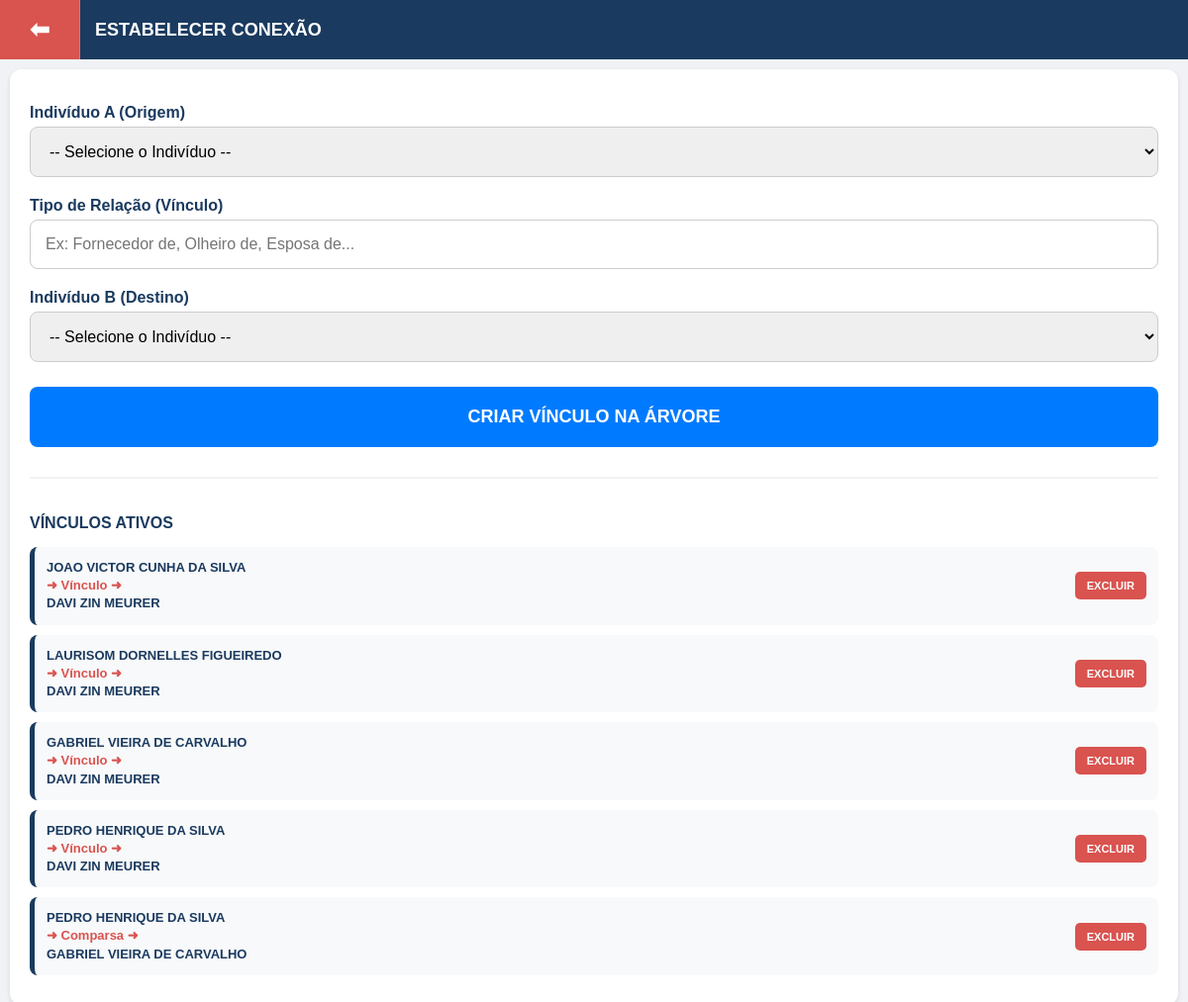
Page /vincular_tela (signed in) on the earlier database version.
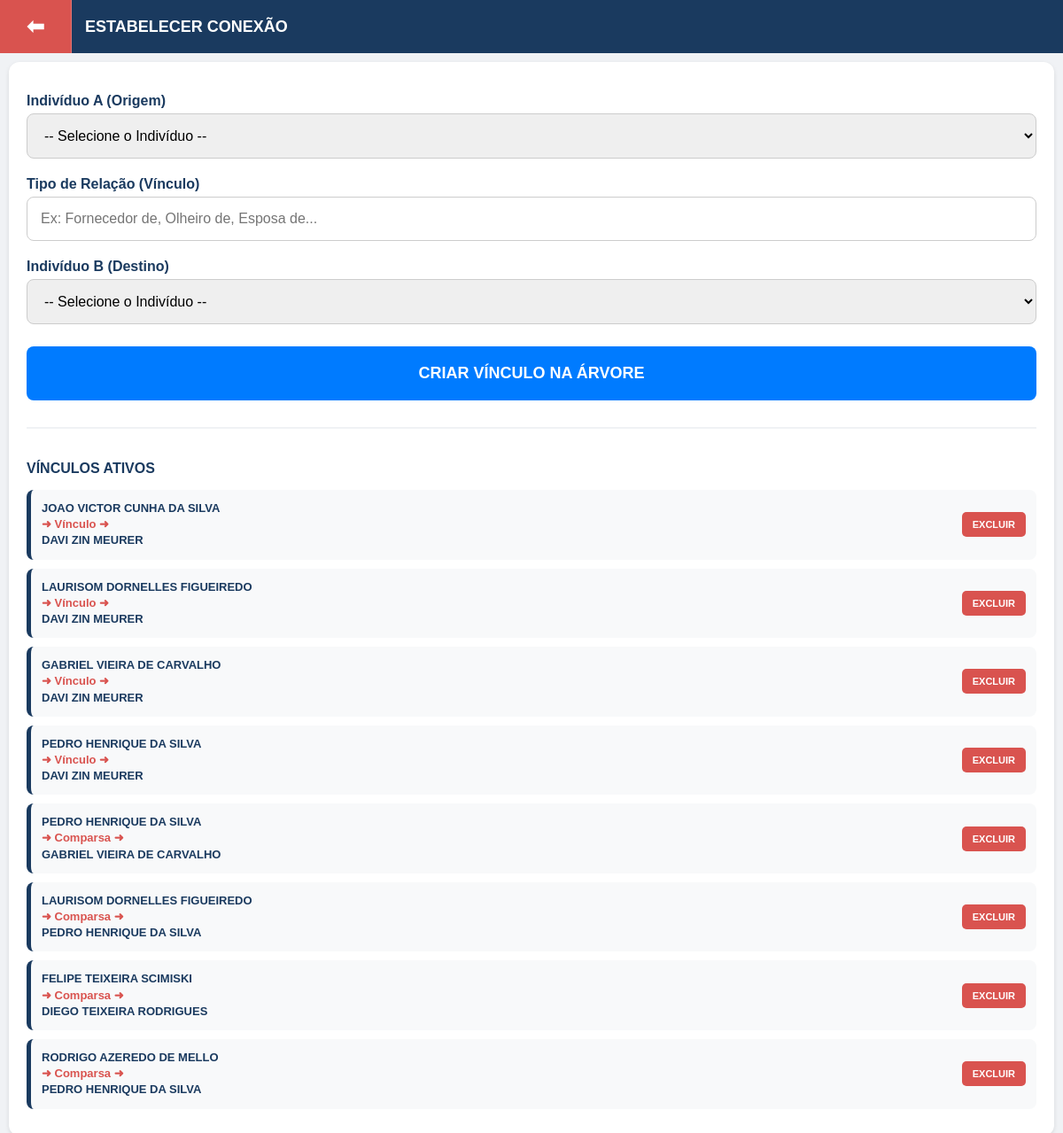
Same page on the later database version.
### app.py (models this page shows)
class Vinculo(db.Model):
    id = db.Column(db.Integer, primary_key=True)
    pessoa_origem_id = db.Column(db.Integer, db.ForeignKey('pessoa.id'))
    pessoa_destino_id = db.Column(db.Integer, db.ForeignKey('pessoa.id'))
    tipo_vinculo = db.Column(db.String(50))
    origem = db.relationship('Pessoa', foreign_keys=[pessoa_origem_id])
    destino = db.relationship('Pessoa', foreign_keys=[pessoa_destino_id])

class Pessoa(db.Model):
    id = db.Column(db.Integer, primary_key=True)
    nome_completo = db.Column(db.String(100), nullable=False)
    apelido = db.Column(db.String(50))
    nascimento = db.Column(db.String(20))
    documento = db.Column(db.String(100))
    endereco = db.Column(db.String(200))
    lat = db.Column(db.Float, default=-29.7562)
    lng = db.Column(db.Float, default=-52.1458)
    foto_path = db.Column(db.String(200), default="/static/logo.png")
    modus_operandi = db.Column(db.Text)
    embolamento = db.Column(db.String(50))
    veiculos = db.relationship('Veiculo', backref='condutor', lazy=True)

### app.py (the view)
@app.route('/vincular_tela')
def vincular_tela():
    if 'user_id' not in session: return redirect(url_for('login'))
    pessoas = Pessoa.query.order_by(Pessoa.nome_completo).all()
    vinculos_existentes = Vinculo.query.all()
    return render_template('vincular_geral.html', pessoas=pessoas, vinculos=vinculos_existentes)

### templates/vincular_geral.html (shortened to what this page needs)
<!DOCTYPE html>
<html lang="pt-br">
<head>
</head>
<body>
    <div class="header">
        <a href="/" class="btn-voltar">⬅</a>
        <div class="titulo-header">ESTABELECER CONEXÃO</div>
    </div>
    <div class="container">
        <form action="/salvar_vinculo" method="POST">
            <label>Indivíduo A (Origem)</label>
            <select name="origem" required>
                <option value="">-- Selecione o Indivíduo --</option>
            </select>
            <label>Tipo de Relação (Vínculo)</label>
            <input type="text" name="relacao" placeholder="Ex: Fornecedor de, Olheiro de, Esposa de..." required>
            <label>Indivíduo B (Destino)</label>
            <select name="destino" required>
                <option value="">-- Selecione o Indivíduo --</option>
            </select>
            <button type="submit" class="btn-vincular">CRIAR VÍNCULO NA ÁRVORE</button>
        </form>
        <div class="secao-lista">
            <h3 style="color: #1a3a5f; font-size: 16px; margin-bottom: 15px;">VÍNCULOS ATIVOS</h3>
            {% for v in vinculos %}
            <div class="card-vinculo">
                <div class="info-vinc">
                    <span class="nome-vinc">{{ v.origem.nome_completo }}</span><br>
                    <span style="color: #d9534f; font-weight: bold;">➜ {{ v.tipo_vinculo }} ➜</span><br>
                    <span class="nome-vinc">{{ v.destino.nome_completo }}</span>
                </div>
                <a href="javascript:void(0)" onclick="confirmarExcluirVinculo('{{ v.id }}')" class="btn-del-vinc">EXCLUIR</a>
            </div>
            {% endfor %}
        </div>
    </div>
</body>
</html>

Differences in the rows shown:
added Vinculo: origem.nome_completo "LAURISOM DORNELLES FIGUEIREDO", tipo_vinculo "Comparsa", destino.nome_completo "PEDRO HENRIQUE DA SILVA"
added Vinculo: origem.nome_completo "FELIPE TEIXEIRA SCIMISKI", tipo_vinculo "Comparsa", destino.nome_completo "DIEGO TEIXEIRA RODRIGUES"
added Vinculo: origem.nome_completo "RODRIGO AZEREDO DE MELLO", tipo_vinculo "Comparsa", destino.nome_completo "PEDRO HENRIQUE DA SILVA"
